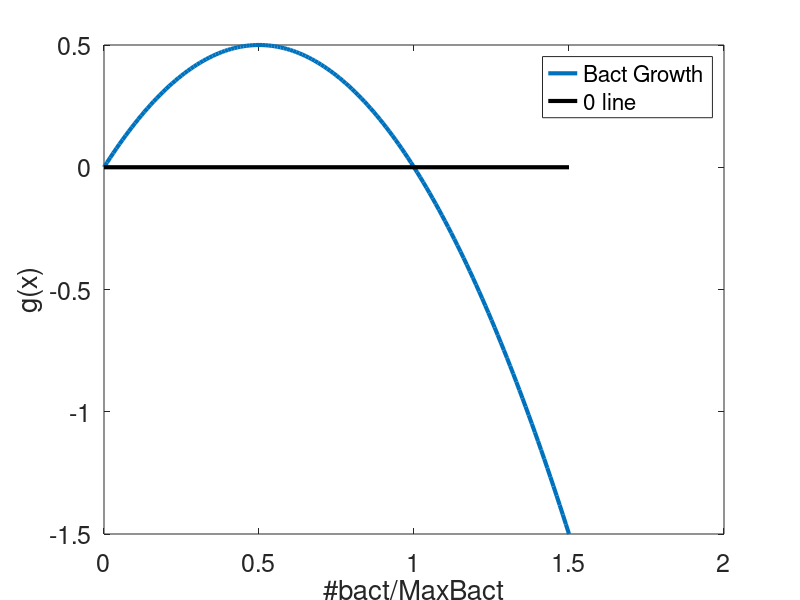
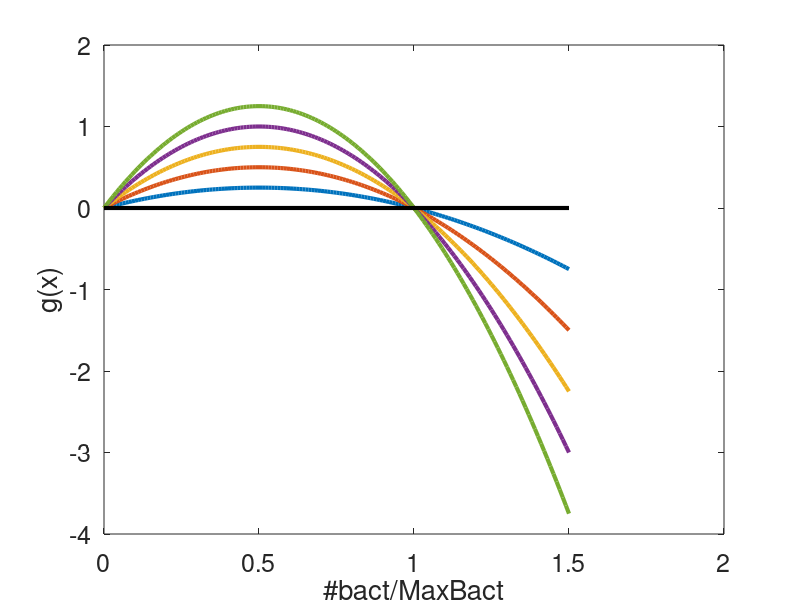

These charts were generated, in order, by the following MATLAB code: (Note: this script raises an error after producing the figures.)
%HW7
clear all
% Problem 1: Modeling population growth
% The simplest model for a growing population assumes that each current
% individual has equal likelihood to divide, which yields a differential
% equation dx/dt = a*x where a is the division rate. It is easy to see that
% this will grow exponentially without bound. A simple modification is to
% assume that the growth rate slows done as the population reaches some
% maximum value N so that dx/dt = a*x*(1-x/N). Defining X = x/N, we have 
% dX/dt = a*X*(1-X).  
% Part 1. This equation has two fixed points at 0 and 1. Explain the
% meaning of these two points.

figure(1);
a = 2;
X = 0:0.01:1.5;
gx = a.*X.*(1-X);
plot(X,gx,'LineWidth',3); hold on;
xlabel('#bact/MaxBact'); ylabel('g(x)'); set(gca,'FontSize',18); hold on;
plot([0 1.5],[0 0],'k','LineWidth',3); hold on;
legend('Bact Growth','0 line'); hold off;
hold on;

%Adam: The two fixed points represents the two equilibrium states of the
%growth of the bacteria. The first point at 0 will have no growth because
%there is no starting bacteria. The other point at 1 is the equilibrium
%point where the growth will level off. 

% Part 2: Evaluate the stability of these fixed points. Does it depend on
% the value of the parameter a? 
figure(2);
X = 0:0.01:1.5;
for a = 1:5
gx = a.*X.*(1-X);
plot(X,gx,'LineWidth',3); hold on;
end
xlabel('#bact/MaxBact'); ylabel('g(x)'); set(gca,'FontSize',18);
plot([0 1.5],[0 0],'k','LineWidth',3); hold on;
hold on;

%Adam: as you can see in figure 2, the stability of these two points do not
%vary with the value of a. This makes sense as a only represents the rate
%at which will will approach the fixed points. 
%%
% Part 3: Write a function that takes two inputs - the initial condition x0
% and the a parameter and integrates the equation forward in time. Make
% your code return two variables - the timecourse of X and the time
% required for the population to reach 99% of its maximum value. 

%sol = ManualIntegrate(0,1)
sol = ManualIntegrate(1,1)
sol = ManualIntegrate(2,1)

% Part 4: Another possible model is to consider discrete generations
% instead allowing the population to vary continuously. e.g. X(t+1) = a*
% X(t)*(1-X(t)). Consider this model and vary the a parameter in the range 0
% < a <= 4. For each value of a choose 200 random starting points  0 < x0 < 1 
% and iterate the equation forward to steady state. For each final
% value Xf, plot the point in the plane (a,Xf) so that at the end you will
% have produced a bifucation diagram showing all possible final values of
% Xf at each value of a. Explain your results. 

%%
% Problem 2. Genetic toggle switches. 
% Consider a genetic system of two genes A and B in which each gene
% product represses the expression of the other. Make the following
% assumptions: 
% a. Repression is cooperative:  each promotor region of one gene has 4
% binding sites for the other protein and that all of these need to be
% occupied for the gene to be repressed. 
% b. You can ignore the intermediate mRNA production so that the product of
% the synthesis of one gene can be assumed to directly repress the other
% c. the system is prefectly symmetric so that the degradation
% times, binding strengths etc are the same for both genes. 
% d. You can choose time and concentration scales so that all Michaelis
% binding constants and degradation times are equal to 1. 
%
% Part 1. Write down a two equation model (one for each gene product) for
% this system. Your model should have one free parameter corresponding to the
% maximum rate of expression of the gene, call it V. 
%
% Part 2. Write code to integrate your model in time and plot the results for V = 5 for two cases, 
% one in which A0 > B0 and one in which B0 > A0. 
%
% Part 3. By any means you want, write code to produce a bifurcation diagram showing all
% fixed points of the system as a function of the V parameter. 